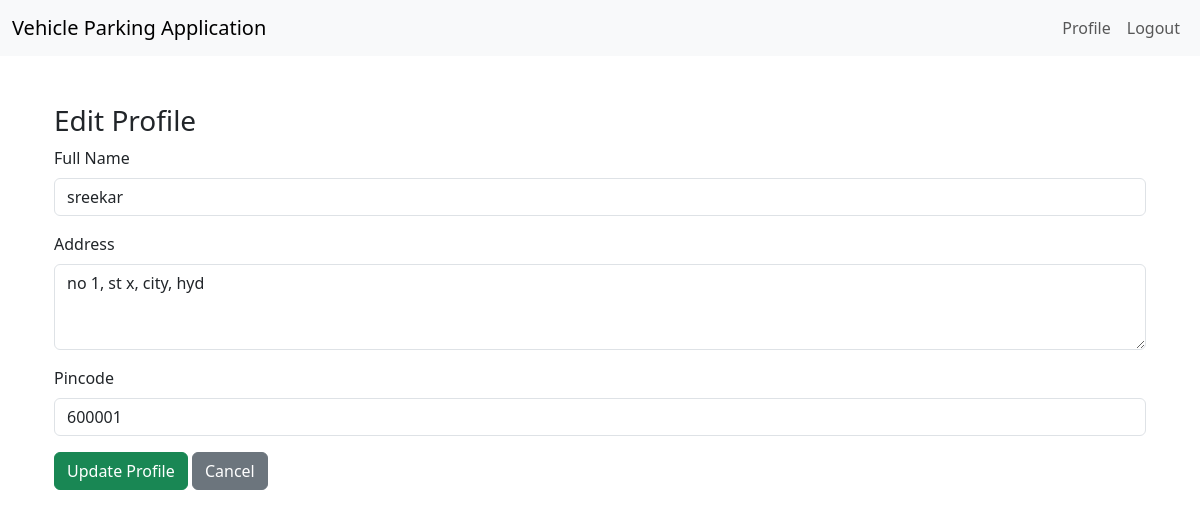
Before: /user/profile/edit (signed in) with the older database file.
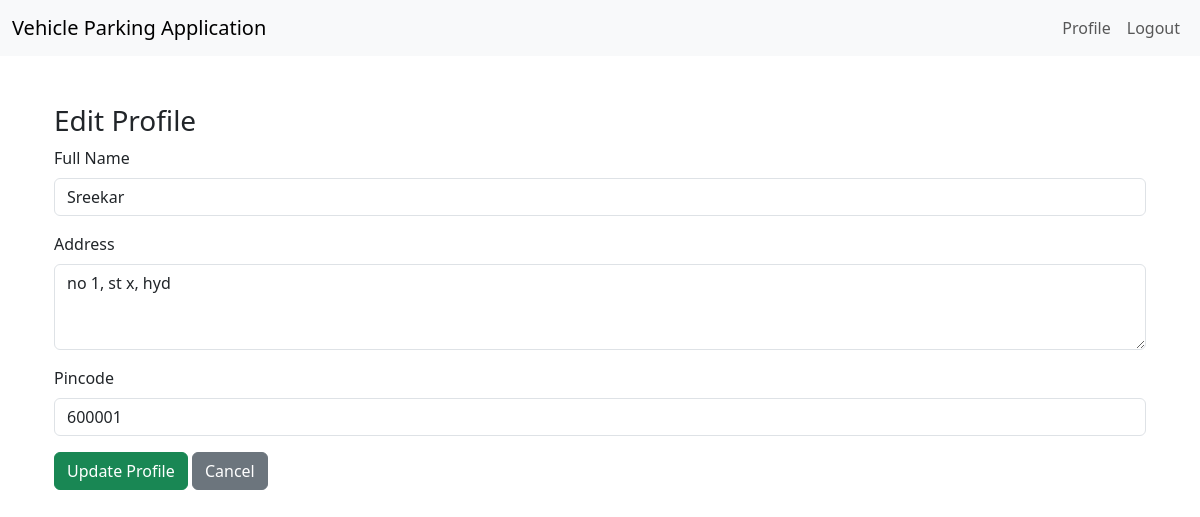
After: the same page with the newer database file.
### applications/models.py (models this page shows, shortened)
class User(db.Model):
    __tablename__ = "User"
    id = db.Column(db.Integer, autoincrement = True, primary_key = True )
    username = db.Column(db.String(64), nullable = False, unique=True )
    passhash =  db.Column(db.String(64), nullable = False )
    full_name = db.Column(db.String(128), nullable = False )
    address = db.Column(db.String(512), nullable = False )
    pincode = db.Column(db.Integer, nullable = False )

### applications/routes.py (the view, shortened to what this page needs)
@app.route('/user/profile/edit', methods=['GET', 'POST'])
def edit_user_profile():
    if 'user_id' not in session:
        flash('Please log in first.', 'warning')
        return redirect(url_for('login'))
    user = User.query.get_or_404(session['user_id'])
    return render_template('user/edit_profile.html', user=user)

### templates/user/edit_profile.html
{% extends 'base.html' %}
{% block content %}
<div class="container mt-5">
  <h3>Edit Profile</h3>
  <form method="POST">
    <div class="mb-3">
      <label for="full_name" class="form-label">Full Name</label>
      <input type="text" name="full_name" id="full_name" class="form-control" value="{{ user.full_name }}" required>
    </div>
    <div class="mb-3">
      <label for="address" class="form-label">Address</label>
      <textarea name="address" id="address" class="form-control" rows="3" required>{{ user.address }}</textarea>
    </div>
    <div class="mb-3">
      <label for="pincode" class="form-label">Pincode</label>
      <input type="number" name="pincode" id="pincode" class="form-control" value="{{ user.pincode }}" required>
    </div>
    <button type="submit" class="btn btn-success">Update Profile</button>
    <a href="{{ url_for('user_profile') }}" class="btn btn-secondary">Cancel</a>
  </form>
</div>
{% endblock %}

Changed rows visible on the page:
changed User: full_name "sreekar" → "Sreekar"; address "no 1, st x, city, hyd" → "no 1, st x, hyd"
